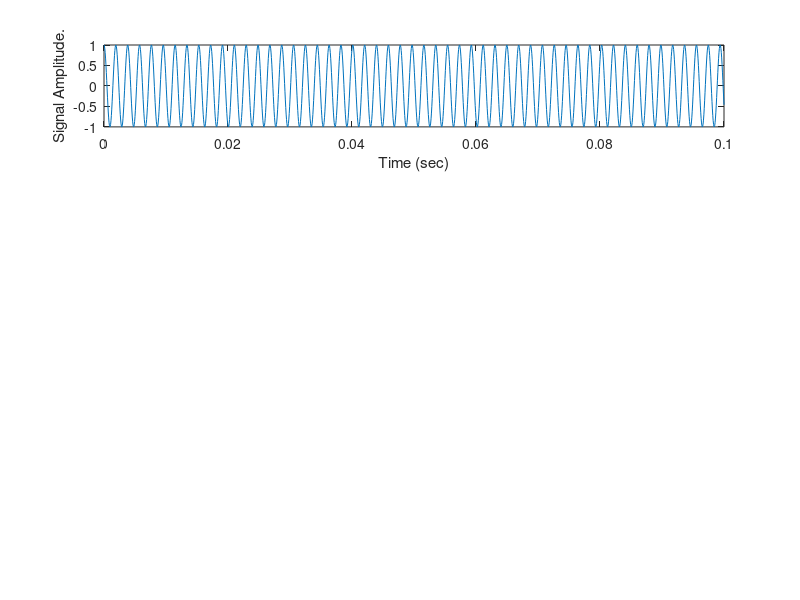

Write the MATLAB code that produced this figure. (Note: this script raises an error after producing the figure.)
% script1.m
% Demonstrate generation of synthetic tones

Fs = 16000; Ts = 1/Fs;         % Sampling freq, sampling period
plot_time = 0:Ts:0.1;               % Define when sampling occurs (0.1 seconds)
play_time = 0:Ts:2;
Freqs = 2*[261.63 329.63 392];         % Frequencies of desired signals

% Initialize matrix of zeros to populate signal values
plot_Xs = zeros(length(Freqs), length(plot_time));
play_Xs = zeros(length(Freqs), length(play_time));

% Signal generation
for i = 1:length(Freqs)
    plot_Xs(i,:) = cos(2*pi*Freqs(i)*plot_time);
    play_Xs(i,:) = cos(2*pi*Freqs(i)*play_time);
end

% Sum all tones. x is a single row vector that adds the values of each
% column in Xs
plot_x = sum(plot_Xs);       % Final sum of tones. Single row vect
play_x = sum(play_Xs);

plot_x = plot_x ./ max(abs(plot_x));   % Normalize x
play_x = play_x ./ max(abs(play_x));   % Normalize x

figure;
subplot(4,1,1);
plot(plot_time, plot_Xs(1,:));
xlabel('Time (sec)'); ylabel('Signal Amplitude.');
title(string(Freqs(1)) + "Hz Signal");

subplot(4,1,2);
plot(plot_time, plot_Xs(2,:));
xlabel('Time (sec)'); ylabel('Signal Amplitude.');
title(string(Freqs(2)) + "Hz Signal");

subplot(4,1,3);
plot(plot_time, plot_Xs(3,:));
xlabel('Time (sec)'); ylabel('Signal Amplitude.');
title(string(Freqs(3)) + "Hz Signal");

subplot(4,1,4);
plot(plot_time, plot_x); axis([0 plot_time(end) -1 1]); 
xlabel('Time (sec)'); ylabel('Signal Amplitude.');
title("Resulting Signal");

sgtitle("3-toned audio signals")